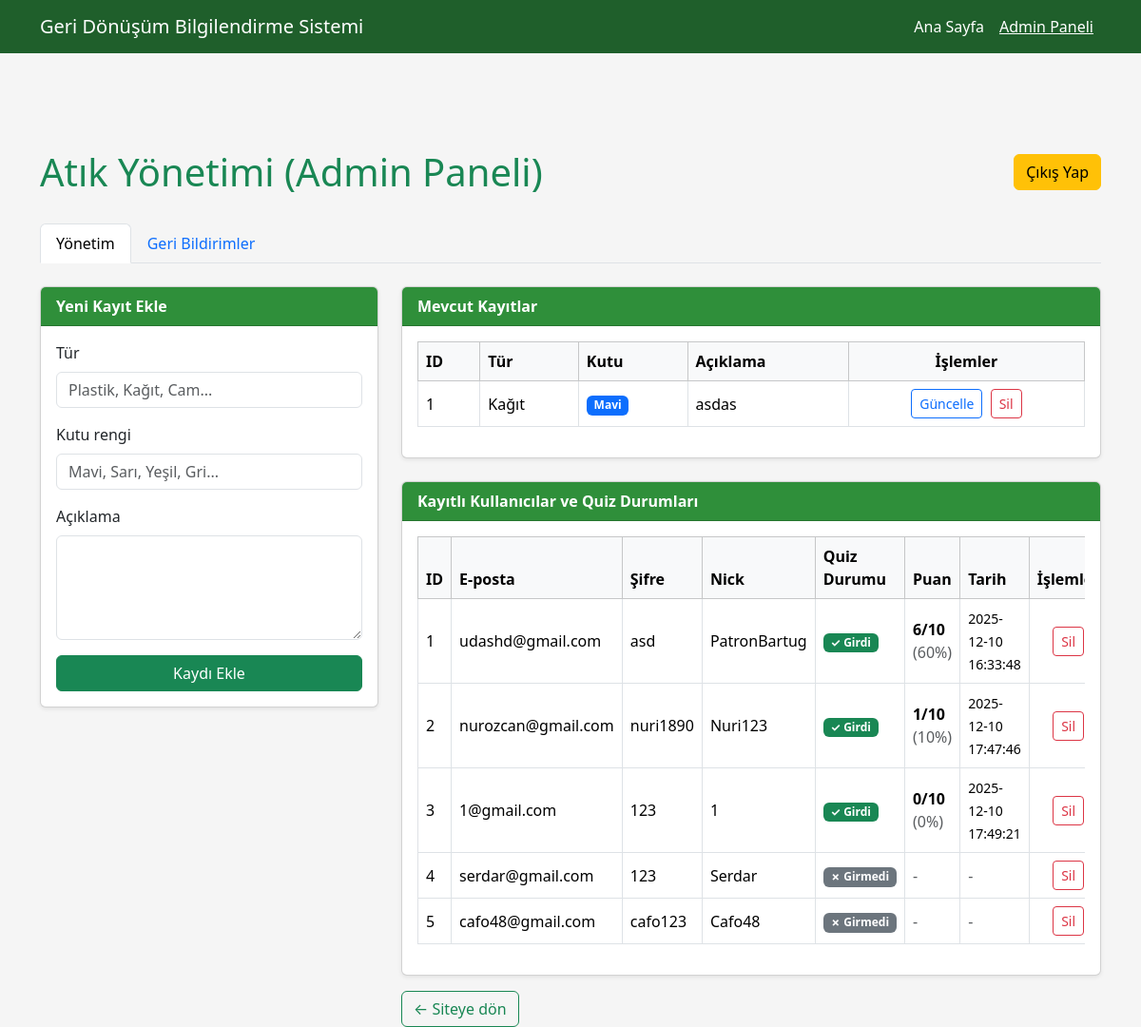
The page /admin (signed in) on the database its author committed.
### app.py (models this page shows, shortened)
class Atik(db.Model):
    id = db.Column(db.Integer, primary_key=True)
    tur = db.Column(db.String(50), nullable=False)
    aciklama = db.Column(db.Text, nullable=False)
    kutu_rengi = db.Column(db.String(20), nullable=False)

class QuizResult(db.Model):
    id = db.Column(db.Integer, primary_key=True)
    user_email = db.Column(db.String(120), nullable=False)
    score = db.Column(db.Integer, nullable=False)
    total = db.Column(db.Integer, nullable=False)
    timestamp = db.Column(db.String(50), nullable=False)

class User(db.Model):
    id = db.Column(db.Integer, primary_key=True)
    email = db.Column(db.String(120), unique=True, nullable=False)
    password = db.Column(db.String(120), nullable=False)
    nickname = db.Column(db.String(80), nullable=False)

### app.py (the view, shortened to what this page needs)
@app.route("/admin", methods=["GET", "POST"])
def admin():
    if not session.get("admin_logged_in"):
        return render_template("admin.html", show_password_form=True)
    atiklar = Atik.query.all()
    users = User.query.all()
    feedbacks = Feedback.query.order_by(Feedback.id.desc()).all()
    user_quiz_data = []
    for user in users:
        quiz_result = QuizResult.query.filter_by(user_email=user.email).first()
        game_result = GameResult.query.filter_by(user_email=user.email).first()
        has_participated = quiz_result is not None or game_result is not None
        user_quiz_data.append({
            'user': user,
            'has_taken_quiz': has_participated,
            'quiz_score': f"{quiz_result.score}/{quiz_result.total}" if quiz_result else (f"{game_result.score} puan" if game_result else None),
            'quiz_percentage': round((quiz_result.score / quiz_result.total) * 100) if quiz_result else None,
            'quiz_date': quiz_result.timestamp if quiz_result else (game_result.timestamp if game_result else None)
        })
    return render_template("admin.html", show_password_form=False, atiklar=atiklar, user_quiz_data=user_quiz_data, feedbacks=feedbacks)

### templates/admin.html (shortened to what this page needs)
<!DOCTYPE html>
<html lang="tr">
<head>
    <link
        href="https://cdn.jsdelivr.net/npm/bootstrap@5.3.3/dist/css/bootstrap.min.css"
        rel="stylesheet"
    >
</head>
<body>
<div class="top-banner">
</div>
<nav class="navbar navbar-expand-lg navbar-custom fixed-top">
    <div class="container">
        <a class="navbar-brand" href="{{ url_for('index') }}">Geri Dönüşüm Bilgilendirme Sistemi</a>
        <div class="collapse navbar-collapse" id="navAdmin">
            <ul class="navbar-nav ms-auto">
                <li class="nav-item">
                    <a class="nav-link" href="{{ url_for('index') }}">Ana Sayfa</a>
                </li>
                <li class="nav-item">
                    <a class="nav-link active" aria-current="page" href="{{ url_for('admin') }}">Admin Paneli</a>
                </li>
            </ul>
        </div>
    </div>
</nav>
<div class="container page-title">
    {% if show_password_form %}
    <div class="row justify-content-center mb-5">
        <div class="col-md-6">
            <div class="card shadow-lg">
                <div class="card-header bg-danger text-white">
                    <h5 class="mb-0">Admin Paneli - Şifre Gerekli</h5>
                </div>
                <div class="card-body">
                    <p class="text-muted">Lütfen admin paneline erişmek için şifreyi giriniz.</p>
                    {% if error %}
                    <div class="alert alert-danger">{{ error }}</div>
                    {% endif %}
                    <form method="post">
                        <div class="mb-3">
                            <label class="form-label">Şifre:</label>
                            <input type="password" name="password" class="form-control" required autofocus>
                        </div>
                        <button type="submit" class="btn btn-danger w-100">Giriş Yap</button>
                    </form>
                </div>
            </div>
        </div>
    </div>
    {% else %}
    <div style="display: flex; justify-content: space-between; align-items: center; margin-bottom: 30px;">
        <h1 class="mb-0 text-success">Atık Yönetimi (Admin Paneli)</h1>
        <a href="{{ url_for('logout') }}" class="btn btn-warning">Çıkış Yap</a>
    </div>
    <ul class="nav nav-tabs mb-4" id="adminTabs" role="tablist">
        <li class="nav-item" role="presentation">
            <button class="nav-link active" id="atik-tab" data-bs-toggle="tab" data-bs-target="#atik-content" type="button" role="tab">Yönetim</button>
        </li>
        <li class="nav-item" role="presentation">
            <button class="nav-link" id="feedback-tab" data-bs-toggle="tab" data-bs-target="#feedback-content" type="button" role="tab">Geri Bildirimler</button>
        </li>
    </ul>
    <div class="tab-content" id="adminTabContent">
    <div class="tab-pane fade show active" id="atik-content" role="tabpanel">
    <div class="row g-4">
        <div class="col-lg-4">
            <div class="card shadow-sm">
                <div class="card-header">
                    Yeni Kayıt Ekle
                </div>
                <div class="card-body">
                    <form action="{{ url_for('ekle') }}" method="post">
                        <div class="mb-3">
                            <label class="form-label">Tür</label>
                            <input type="text" class="form-control" name="tur"
                                   placeholder="Plastik, Kağıt, Cam..." required>
                        </div>
                        <div class="mb-3">
                            <label class="form-label">Kutu rengi</label>
                            <input type="text" class="form-control" name="kutu_rengi"
                                   placeholder="Mavi, Sarı, Yeşil, Gri..." required>
                        </div>
                        <div class="mb-3">
                            <label class="form-label">Açıklama</label>
                            <textarea class="form-control" name="aciklama" rows="4" required></textarea>
                        </div>
                        <button type="submit" class="btn btn-success w-100">Kaydı Ekle</button>
                    </form>
                </div>
            </div>
        </div>
        <div class="col-lg-8">
            <div class="card shadow-sm">
                <div class="card-header">
                    Mevcut Kayıtlar
                </div>
                <div class="card-body">
                    {% if atiklar %}
                        <div class="table-responsive">
                            <table class="table table-bordered align-middle">
                                <thead class="table-light">
                                <tr>
                                    <th>ID</th>
                                    <th>Tür</th>
                                    <th>Kutu</th>
                                    <th>Açıklama</th>
                                    <th class="text-center">İşlemler</th>
                                </tr>
                                </thead>
                                <tbody>
                                {% for atik in atiklar %}
                                    <tr>
                                        <td>{{ atik.id }}</td>
                                        <td>{{ atik.tur }}</td>
                                        <td>
                                            {% if 'kağıt' in atik.tur|lower %}
                                                <span class="badge badge-kagit">Mavi</span>
                                            {% elif 'plastik' in atik.tur|lower %}
                                                <span class="badge badge-plastik">Sarı</span>
                                            {% elif 'cam' in atik.tur|lower %}
                                                <span class="badge badge-cam">Yeşil</span>
                                            {% elif 'metal' in atik.tur|lower %}
                                                <span class="badge badge-metal">Gri</span>
                                            {% else %}
                                                <span class="badge bg-secondary">{{ atik.kutu_rengi }}</span>
                                            {% endif %}
                                        </td>
                                        <td style="max-width: 260px;">{{ atik.aciklama }}</td>
                                        <td class="text-center">
                                            <a href="{{ url_for('guncelle_sayfa', atik_id=atik.id) }}"
                                               class="btn btn-sm btn-outline-primary me-1">Güncelle</a>
                                            <a href="{{ url_for('sil', atik_id=atik.id) }}"
                                               class="btn btn-sm btn-outline-danger"
                                               onclick="return confirm('Bu kaydı silmek istediğine emin misin?');">
                                                Sil
                                            </a>
                                        </td>
                                    </tr>
                                {% endfor %}
                                </tbody>
                            </table>
                        </div>
                    {% else %}
                        <p class="text-muted mb-0">Henüz kayıt eklenmemiş.</p>
                    {% endif %}
                </div>
            </div>
            <div class="card shadow-sm mt-4">
                <div class="card-header">
                    Kayıtlı Kullanıcılar ve Quiz Durumları
                </div>
                <div class="card-body">
                    {% if user_quiz_data %}
                        <div class="table-responsive">
                            <table class="table table-bordered align-middle">
                                <thead class="table-light">
                                <tr>
                                    <th>ID</th>
                                    <th>E-posta</th>
                                    <th>Şifre</th>
                                    <th>Nick</th>
                                    <th>Quiz Durumu</th>
                                    <th>Puan</th>
                                    <th>Tarih</th>
                                    <th class="text-center">İşlemler</th>
                                </tr>
                                </thead>
                                <tbody>
                                {% for data in user_quiz_data %}
                                    <tr>
                                        <td>{{ data.user.id }}</td>
                                        <td>{{ data.user.email }}</td>
                                        <td>{{ data.user.password }}</td>
                                        <td>{{ data.user.nickname }}</td>
                                        <td>
                                            {% if data.has_taken_quiz %}
                                                <span class="badge bg-success">✓ Girdi</span>
                                            {% else %}
                                                <span class="badge bg-secondary">✗ Girmedi</span>
                                            {% endif %}
                                        </td>
                                        <td>
                                            {% if data.has_taken_quiz %}
                                                <strong>{{ data.quiz_score }}</strong>
                                                <span class="text-muted">({{ data.quiz_percentage }}%)</span>
                                            {% else %}
                                                <span class="text-muted">-</span>
                                            {% endif %}
                                        </td>
                                        <td>
                                            {% if data.quiz_date %}
                                                <small>{{ data.quiz_date }}</small>
                                            {% else %}
                                                <span class="text-muted">-</span>
                                            {% endif %}
                                        </td>
                                        <td class="text-center">
                                            <a href="{{ url_for('sil_kullanici', user_id=data.user.id) }}"
                                               class="btn btn-sm btn-outline-danger"
                                               onclick="return confirm('Bu kullanıcıyı silmek istediğinize emin misiniz?');">
                                                Sil
                                            </a>
                                        </td>
                                    </tr>
                                {% endfor %}
                                </tbody>
                            </table>
                        </div>
                    {% else %}
                        <p class="text-muted mb-0">Henüz kullanıcı kaydı yok.</p>
                    {% endif %}
                </div>
            </div>
            <div class="mt-3">
                <a href="{{ url_for('index') }}" class="btn btn-outline-success">
                    ← Siteye dön
                </a>
            </div>
        </div>
    </div>
    </div>
    </div>
    {% endif %}
</div>
</body>
</html>

### templates/admin.html (style rules this page uses)
body { background-color: #f5f5f5; }
.top-banner { background-color: #2f8f3a; color: #fff; padding: 8px 0; font-size: 14px; text-align: center; }
.navbar-custom { background-color: #1f5f2b; }
.navbar-custom .nav-link, .navbar-custom .navbar-brand { color: #fff !important; font-weight: 500; }
.navbar-custom .nav-link.active { text-decoration: underline; }
.page-title { margin-top: 120px; }
.card-header { background-color: #2f8f3a; color: #fff; font-weight: 600; }
.badge-kagit { background-color: #0d6efd; }

### rows shown on the page
Atik: id "1", tur "Kağıt", shows "Mavi", aciklama "asdas"
QuizResult: user.id "1", user.email "udashd@gmail.com", user.password "asd", user.nickname "PatronBartug", shows "✓ Girdi", quiz_score "6/10", quiz_percentage "60", quiz_date "2025-12-10 16:33:48"
QuizResult: user.id "2", user.email "nurozcan@gmail.com", user.password "nuri1890", user.nickname "Nuri123", shows "✓ Girdi", quiz_score "1/10", quiz_percentage "10", quiz_date "2025-12-10 17:47:46"
QuizResult: user.id "3", user.email "1@gmail.com", user.password "123", user.nickname "1", shows "✓ Girdi", quiz_score "0/10", quiz_percentage "0", quiz_date "2025-12-10 17:49:21"
User: user.id "4", user.email "serdar@gmail.com", user.password "123", user.nickname "Serdar"
User: user.id "5", user.email "cafo48@gmail.com", user.password "cafo123", user.nickname "Cafo48"
